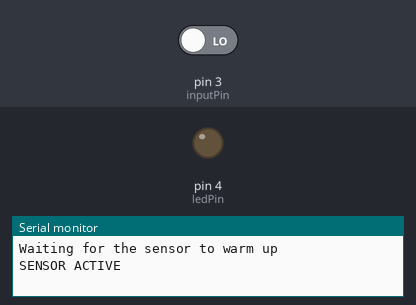
Bench run of a sketch on a simulated Arduino Uno, built with avr-gcc and run on an emulated ATmega328P. Shown: output pins drawn as LEDs (lit = HIGH), the last lines printed to the serial monitor. Inputs (shaded band) come from the test bench; at power-on: pin 3 (inputPin) LOW.

Above: at 2.8 s.
2.9 s: pin 3 (inputPin) driven HIGH
At 3.4 s:
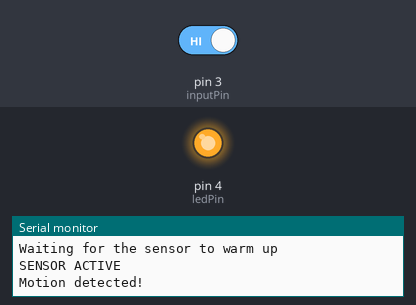
4.5 s: pin 3 (inputPin) driven LOW
At 6.1 s:
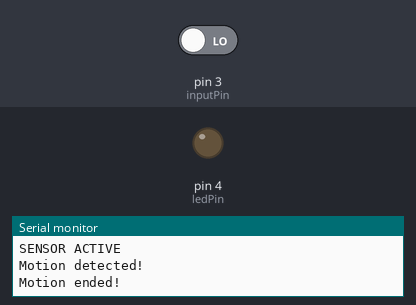
Timing chart, 0 to 7.6 s (numbered marks = the images above; inputs shaded):
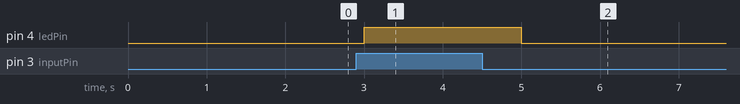

Measured:
- after the input at 2.9 s, pin 4 (ledPin): LOW → HIGH after 0.10 s
- after the input at 4.5 s, pin 4 (ledPin): HIGH → LOW after 0.50 s

The sketch:

code_version_1.ino
```cpp
int ledPin = 4; // choose the pin for the LED
int inputPin = 3;  // PIR sensor input pin
int pirState  = LOW;  // we start, assuming no motion detected
int val = 0; // variable for reading the pin status

// the time we give the sensor to calibrate (10-60 sec according to the datasheet)
int calibrationTime = 30; // this time is in seconds

void setup()
{
  pinMode(ledPin,OUTPUT); // LED is output
  pinMode(inputPin,INPUT);  // sensor is input

  Serial.begin(9600);
  Serial.println("Waiting for the sensor to warm up");
  Serial.println("SENSOR ACTIVE");
}

void loop()
{
  val =  digitalRead(inputPin); // read input value

  // check if the input is HIGH
  if(val == HIGH)
  {
    // turn on the led
    digitalWrite(ledPin,HIGH);
    if(pirState == LOW)
    {
      Serial.println("Motion detected!");
      pirState = HIGH;
    }
  }
  else
  {
    // turn LED OFF
    digitalWrite(ledPin,LOW);
    if(pirState == HIGH)
    {
      Serial.println("Motion ended!");
      pirState = LOW;
    }
  }

  delay(1000);
}
```
